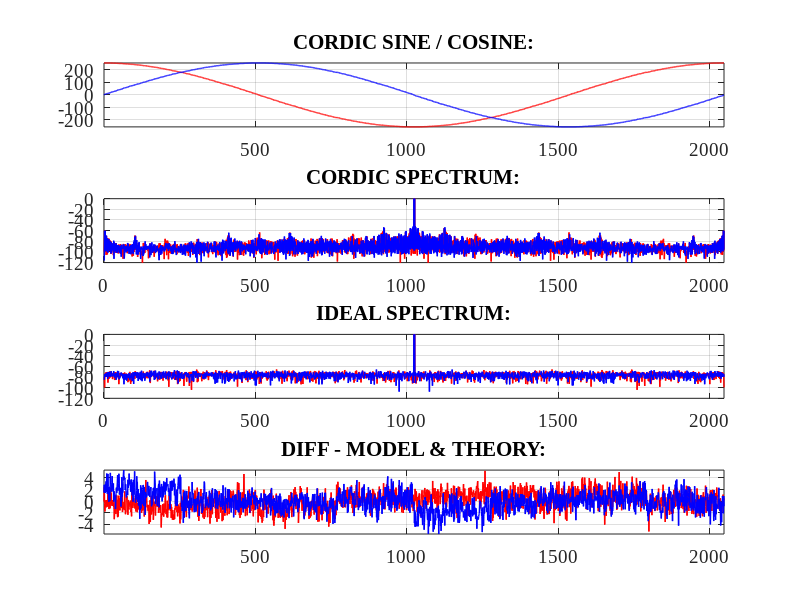

Write the MATLAB code that produced this figure.
%% -------------------------------------------------------------------------- %%
%
% Title       : cordic_main.m
% Author      : Alexander Kapitanov	
% Company     : Insys
% E-mail      : sallador@bk.ru 
% Version     : 1.0	 
%
set(0, 'DefaultAxesFontSize', 14, 'DefaultAxesFontName', 'Times New Roman');
set(0, 'DefaultTextFontSize', 14, 'DefaultTextFontName', 'Times New Roman'); 

clear all;
close all;

% Set: Phase vector size (phase - is a bit-vector)
NPHI = 11;
% Set: Gain of signal (output width in HDL)
NOUT = 9;
%GAIN = 2^(NOUT-1)/1.6467;
GAIN = 2^(NOUT-1)/1.6467;



% ---- Calculate angles and create Look up table for ATAN -------------------- %
Angle(:,1) = round( atan(2.^(-(0:NOUT-1))) .* (2^(NOUT)/pi ) );
Angle(length(Angle),1) = 0;

Angle_Int = int32(Angle);
Angle_Hex = dec2hex(Angle_Int);

Magn = prod(sqrt(1+2.^(-2*(0:(NOUT)))));
% ---- Calculate quadrant from input phase ----------------------------------- %
function quad_out = find_quad(Phase, PHI, NDAT)
  z_ret = 0; r_ret = 0;
  
  if ((Phase > 0) && (Phase < 2^(PHI-1)/2)) % MSBs: "00" in HDL 
    z_ret = Phase;
  elseif ((Phase > 2^(PHI-1)/2-1) && (Phase < 2^(PHI-1))) % MSBs: "01" in HDL
    z_ret = Phase - 2^(PHI-1);
    r_ret = 1;
  elseif ((Phase > -2^(PHI-1)-1) && (Phase < -2^(PHI-1)/2)) % MSBs: "11" in HDL 
    z_ret = Phase + 2^(PHI-1);
    r_ret = 1;
  else % MSBs: "10" in HDL 
    z_ret = Phase;
  endif
  z_ret = round(z_ret * 2^(NDAT-PHI+1));
  quad_out(1,1) = int32(z_ret);
  quad_out(1,2) = int32(r_ret);
end

% ---- Calculate sin / cos values -------------------------------------------- %
function harmonic_out = find_wave(Data, Rot, LutAtan, Len, Phi)
%  sig_ret = double(Data);
  sig_ret = Data;
  cos_ret = 2^(Len+1);
  sin_ret = 0;
  
  for ii = 0:Len-1
    if (sig_ret < 0)
      sig_ret = sig_ret + LutAtan(ii+1);
      cos_new = cos_ret + floor(sin_ret * 2^(-ii));
      sin_new = sin_ret - floor(cos_ret * 2^(-ii));
%      sig_ret = sig_ret + 2^(Phi-3) * atan(2^-ii) / pi;      
    else
      sig_ret = sig_ret - LutAtan(ii+1);
      cos_new = cos_ret - floor(sin_ret * 2^(-ii));
      sin_new = sin_ret + floor(cos_ret * 2^(-ii)); 
%      sig_ret = sig_ret - 2^(Phi-3) * atan(2^-ii) / pi;     
    endif
    cos_ret = cos_new;
    sin_ret = sin_new;
  endfor
  
  if (Rot == 1)
		cos_ret = -cos_ret;
		sin_ret = -sin_ret;  
  end
  
  
  harmonic_out(1,1) = round(cos_ret / 1.6467 / 4 / 1);
  harmonic_out(1,2) = round(sin_ret / 1.6467 / 4 / 1);
end

% ---- Create phase vector and calculate sin / cos --------------------------- % 

phi_ii = -2^(NPHI-1) : 1 : 2^(NPHI-1)-1;
phi_1 = -2^(NPHI-1) : 1 : -1;
phi_2 = 0 : 1 : 2^(NPHI-1)-1;

phi_ii = [phi_2 phi_1];

for ii = 1:length(phi_ii)
  phi_out(ii,:) = find_quad(phi_ii(1,ii), NPHI, NOUT);
  sig_out(ii,:) = find_wave(phi_out(ii,1), phi_out(ii,2), Angle_Int, NOUT, NPHI);
endfor

%PhX = phi_out(:,1);
%PhY = phi_out(:,2);
PhZ = phi_out(:,1);
ReSig = sig_out(:,1);
ImSig = sig_out(:,2);

max(abs(ReSig))



% ---- Calculate spectrum for CORDIC sine / cosine --------------------------- % 
%Spec_Re = fft(ReSig, 2^(NPHI)); 
%Spec_Im = fft(ImSig, 2^(NPHI)); 
Spec_Re = fft(ReSig + 0.1 * randn(size(ReSig)), length(phi_ii)); 
Spec_Im = fft(ImSig + 0.1 * randn(size(ImSig)), length(phi_ii));
Spec_Re = Spec_Re .* conj(Spec_Re);
Spec_Im = Spec_Im .* conj(Spec_Im);

Spec_Re = fftshift(Spec_Re); 
Spec_Im = fftshift(Spec_Im);

Sabs_Re = Spec_Re / max(Spec_Re);
Sabs_Im = Spec_Im / max(Spec_Im);

Slog_Re = 10*log10(Sabs_Re);
Slog_Im = 10*log10(Sabs_Im);


% ---- Calculate ideal values of sine / cosine ------------------------------- % 
Id_sin(:,1) = round(2^(NOUT-1) * sin( ( 0: 2^NPHI-1 ) .* 2*pi/(2^NPHI)));
Id_cos(:,1) = round(2^(NOUT-1) * cos( ( 0: 2^NPHI-1 ) .* 2*pi/(2^NPHI)));

Id_sin(:,1) = Id_sin + 1 * randn(size(Id_sin));
Id_cos(:,1) = Id_cos + 1 * randn(size(Id_cos));

%Win = kaiser(length(Id_sin), 19); 
%Dat_X = filter2(Win, Id_sin);
%Dat_Y = filter2(Win, Id_cos);

Spec_Re = fft(Id_cos, length(phi_ii)); 
Spec_Im = fft(Id_sin, length(phi_ii));
Spec_Re = Spec_Re .* conj(Spec_Re);
Spec_Im = Spec_Im .* conj(Spec_Im);

Spec_Re = fftshift(Spec_Re); 
Spec_Im = fftshift(Spec_Im);

Sabs_Re = Spec_Re / max(Spec_Re);
Sabs_Im = Spec_Im / max(Spec_Im);

Sidl_Re = 10*log10(Sabs_Re);
Sidl_Im = 10*log10(Sabs_Im);

% ---- Plot figures ---------------------------------------------------------- % 
figure(1) % Plot loaded data in Freq Domain
%  subplot(1,1,1)
%  plot(ReSig, '-', 'LineWidth', 1, 'Color',[1 0 0])
%  grid on; hold on; axis ([450, 580, 2010, 2050]); 
%  plot(ImSig, '-', 'LineWidth', 1, 'Color',[0 0 1])
%  grid on; hold on; axis ([450, 580, 2010, 2050]); 
%  title(['CORDIC SINE / COSINE:'])  
%  
  subplot(4,1,1)
  plot(ReSig, '-', 'LineWidth', 1, 'Color',[1 0 0])
  grid on; hold on; axis tight; 
  plot(ImSig, '-', 'LineWidth', 1, 'Color',[0 0 1])
  grid on; hold on; axis tight; 
  title(['CORDIC SINE / COSINE:'])

  subplot(3,1,2)
  plot(Sabs_Re, '-', 'LineWidth', 1, 'Color',[1 0 0])
  grid on; hold on; axis tight; 
  plot(Sabs_Im, '-', 'LineWidth', 1, 'Color',[0 0 1])
  grid on; hold on; axis tight;   
 
  subplot(4,1,2)
  plot(Slog_Re, '-', 'LineWidth', 1, 'Color',[1 0 0])
  grid on; hold on; axis ([0, length(Slog_Re), -120, 0]); 
  plot(Slog_Im, '-', 'LineWidth', 1, 'Color',[0 0 1])
  grid on; hold on; axis ([0, length(Slog_Re), -120, 0]); 
  title(['CORDIC SPECTRUM:'])
  
  subplot(4,1,3)
  plot(Sidl_Re, '-', 'LineWidth', 1, 'Color',[1 0 0])
  grid on; hold on; axis ([0, length(Sidl_Re), -120, 0]); 
  plot(Sidl_Im, '-', 'LineWidth', 1, 'Color',[0 0 1])
  grid on; hold on; axis ([0, length(Sidl_Re), -120, 0]); 
  title(['IDEAL SPECTRUM:'])   
  
  subplot(4,1,4)
  plot(ReSig-Id_cos, '-', 'LineWidth', 1, 'Color',[1 0 0])
  grid on; hold on; axis tight; 
  plot(ImSig-Id_sin, '-', 'LineWidth', 1, 'Color',[0 0 1])
  grid on; hold on; axis tight; 
  title(['DIFF - MODEL & THEORY:'])
    
  
%% -------------------------------- EOF ------------------------------------- %% 
